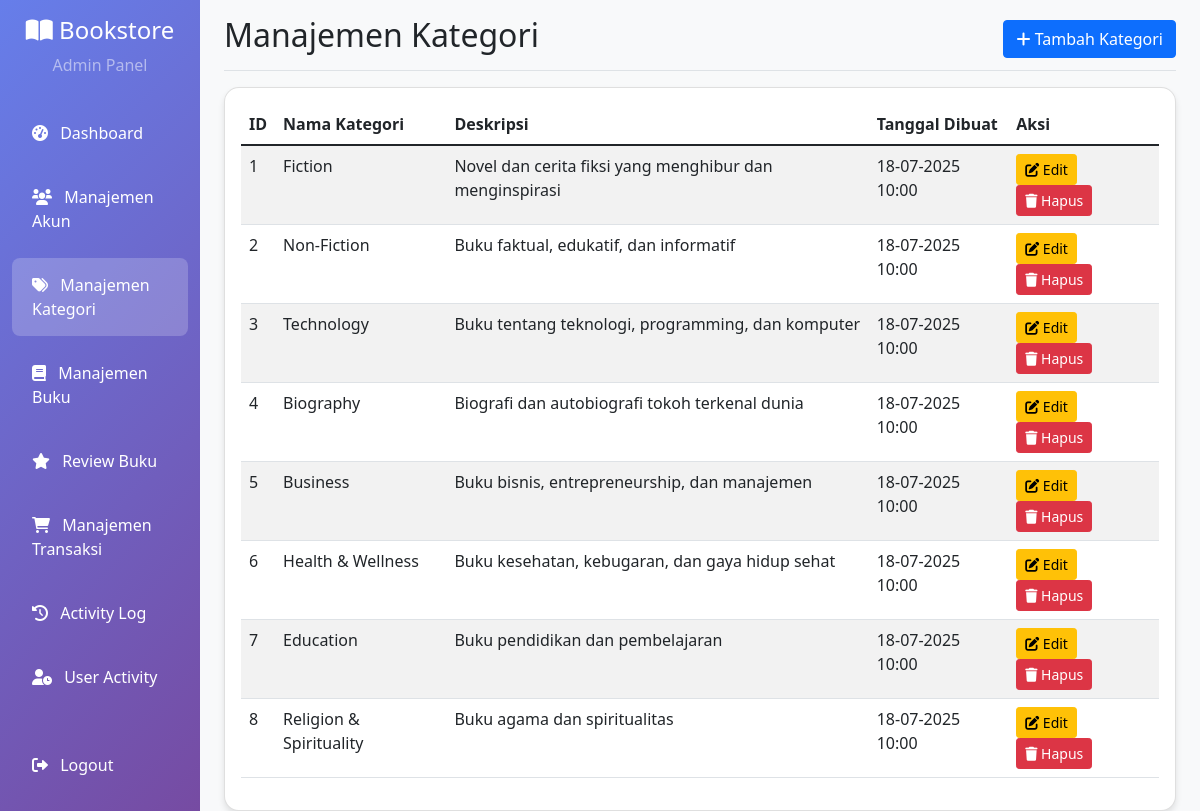
Screenshot of /admin/categories.php (signed in) with the database file from the repository.
### tables this page shows
CREATE TABLE `categories` (
  `id` int(11) NOT NULL,
  `name` varchar(100) NOT NULL,
  `description` text DEFAULT NULL,
  `created_at` timestamp NOT NULL DEFAULT current_timestamp()
);

### src/config/database.php (called while the page is built, shortened)
<?php
function formatDate($date) {
    return date('d-m-Y H:i', strtotime($date));
}
?>

### src/admin/categories.php (the view, shortened to what this page needs)
<?php
require_once '../config/database.php';
$pdo = getConnection();
$categories = $pdo->query("SELECT * FROM categories ORDER BY created_at DESC")->fetchAll(PDO::FETCH_ASSOC);
?>
<!DOCTYPE html>
<html lang="en">
<head>
    <link href="https://cdn.jsdelivr.net/npm/bootstrap@5.1.3/dist/css/bootstrap.min.css" rel="stylesheet">
    <link href="https://cdnjs.cloudflare.com/ajax/libs/font-awesome/6.0.0/css/all.min.css" rel="stylesheet">
</head>
<body class="bg-light">
    <div class="container-fluid">
        <div class="row">
            <?php include 'sidebar.php'; ?>
            <main class="col-md-9 ms-sm-auto col-lg-10 px-md-4">
                <div class="d-flex justify-content-between flex-wrap flex-md-nowrap align-items-center pt-3 pb-2 mb-3 border-bottom">
                    <h1 class="h2">Manajemen Kategori</h1>
                    <button class="btn btn-primary" data-bs-toggle="modal" data-bs-target="#addCategoryModal">
                        <i class="fas fa-plus"></i> Tambah Kategori
                    </button>
                </div>
                <div class="card">
                    <div class="card-body">
                        <table class="table table-striped table-hover">
                            <thead>
                                <tr>
                                    <th>ID</th>
                                    <th>Nama Kategori</th>
                                    <th>Deskripsi</th>
                                    <th>Tanggal Dibuat</th>
                                    <th>Aksi</th>
                                </tr>
                            </thead>
                            <tbody>
                                <?php foreach ($categories as $category): ?>
                                    <tr>
                                        <td><?= $category['id'] ?></td>
                                        <td><?= htmlspecialchars($category['name']) ?></td>
                                        <td><?= htmlspecialchars($category['description']) ?></td>
                                        <td><?= formatDate($category['created_at']) ?></td>
                                        <td>
                                            <button class="btn btn-sm btn-warning" onclick="editCategory(<?= $category['id'] ?>, '<?= addslashes($category['name']) ?>', '<?= addslashes($category['description']) ?>')">
                                                <i class="fas fa-edit"></i> Edit
                                            </button>
                                            <a href="categories.php?delete=<?= $category['id'] ?>" class="btn btn-sm btn-danger" onclick="return confirm('Apakah Anda yakin ingin menghapus kategori ini?')">
                                                <i class="fas fa-trash"></i> Hapus
                                            </a>
                                        </td>
                                    </tr>
                                <?php endforeach; ?>
                            </tbody>
                        </table>
                    </div>
                </div>
            </main>
        </div>
    </div>
</body>
</html>

### src/admin/sidebar.php (style rules this page uses)
.card { border-radius: 15px; box-shadow: 0 4px 6px rgba(0,0,0,0.1); transition: transform 0.3s ease; }

### rows the page displays
categories: id "1", name "Fiction", description "Novel dan cerita fiksi yang menghibur dan menginspirasi", created_at "18-07-2025 10:00"
categories: id "2", name "Non-Fiction", description "Buku faktual, edukatif, dan informatif", created_at "18-07-2025 10:00"
categories: id "3", name "Technology", description "Buku tentang teknologi, programming, dan komputer", created_at "18-07-2025 10:00"
categories: id "4", name "Biography", description "Biografi dan autobiografi tokoh terkenal dunia", created_at "18-07-2025 10:00"
categories: id "5", name "Business", description "Buku bisnis, entrepreneurship, dan manajemen", created_at "18-07-2025 10:00"
categories: id "6", name "Health & Wellness", description "Buku kesehatan, kebugaran, dan gaya hidup sehat", created_at "18-07-2025 10:00"
categories: id "7", name "Education", description "Buku pendidikan dan pembelajaran", created_at "18-07-2025 10:00"
categories: id "8", name "Religion & Spirituality", description "Buku agama dan spiritualitas", created_at "18-07-2025 10:00"
